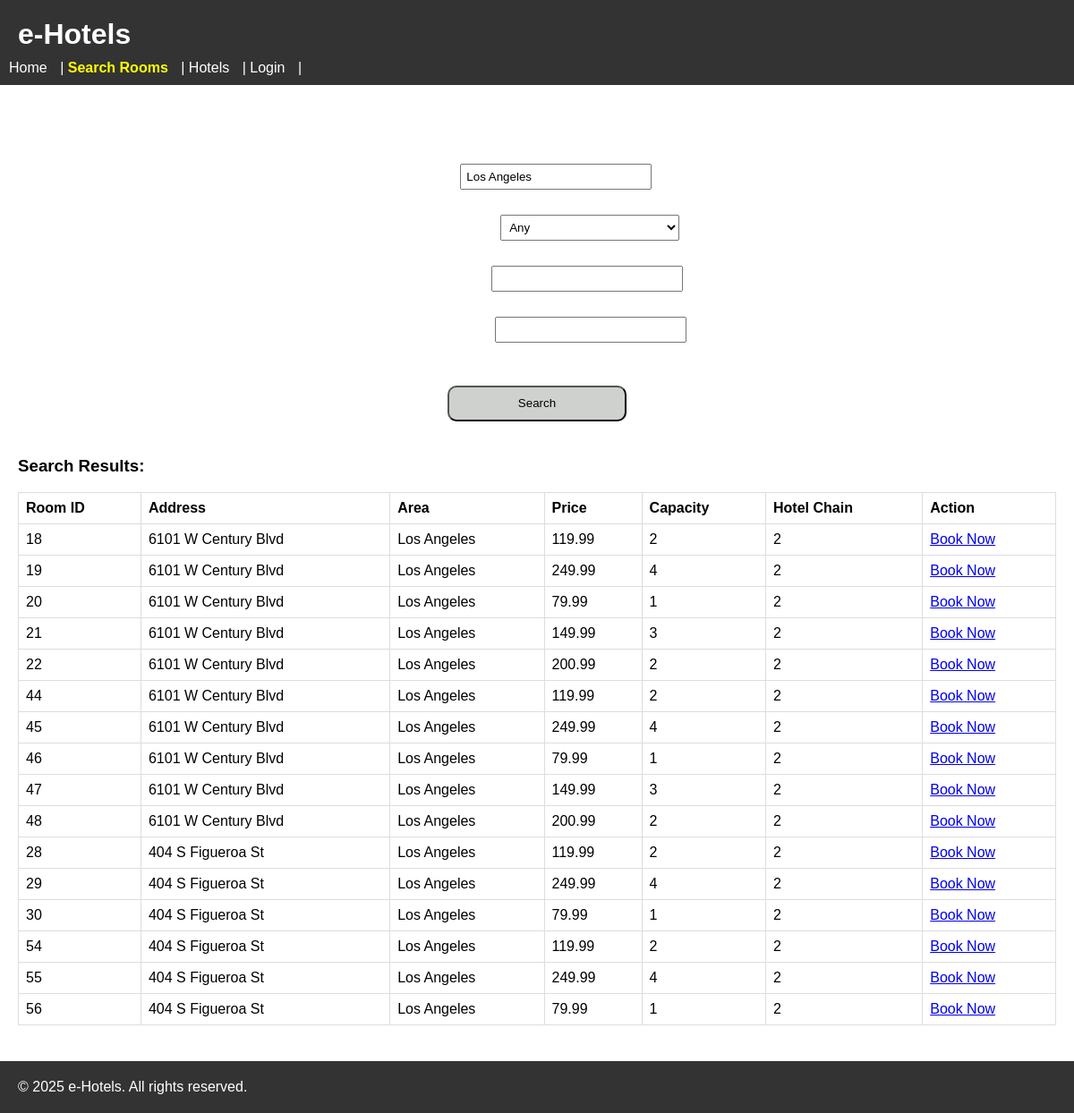
Page /website/search.php?area=Los Angeles on the committed database.
### tables this page shows
CREATE TABLE HOTELROOM (
    roomid INT AUTO_INCREMENT PRIMARY KEY,
    roomprice DECIMAL(10,2),
    roomcapacity INT,
    roomviewtype ENUM('sea','mountain','city','garden','pool','street'),
    roomexpandable BOOLEAN,
    roomcommodities VARCHAR(255),   
    roomproblems TEXT,
    hotelid INT,
    FOREIGN KEY (hotelid) REFERENCES HOTEL(hotelid) ON DELETE CASCADE
);

CREATE TABLE HOTEL (
    hotelid INT PRIMARY KEY,
    chainid INT,
    hotelrating DECIMAL(2,1),
    hotelnumrooms INT,
    hoteladdress VARCHAR(255),
    hotelcity VARCHAR(255),
    hotelpostalcode VARCHAR(255),
    hotelphonenum VARCHAR(255),
    hotelemail VARCHAR(255),
    managerssn VARCHAR(50) NOT NULL,
    hotelname VARCHAR(255),
    CHECK (hotelrating >= 0 AND hotelrating <= 5),
    FOREIGN KEY (chainid) REFERENCES HOTELCHAIN(chainid) ON DELETE CASCADE
);

CREATE TABLE HOTELCHAIN (
    chainid INT AUTO_INCREMENT PRIMARY KEY,
    chainnumhotels INT,
    bureauaddress VARCHAR(255),
    bureaucity VARCHAR(255),
    bureaupostalcode VARCHAR(255),
    chainphonenum VARCHAR(255),   
    chainemail VARCHAR(255),      
    chainname VARCHAR(255)
);

### website/search.php (the view, shortened to what this page needs)
<?php
include 'header.php';
include 'config.php';
$where = [];
$params = [];
if (isset($_GET['area']) && $_GET['area'] != '') {
    $where[] = "h.hotelcity = ?";
    $params[] = $_GET['area'];
}
$whereSQL = count($where) ? "WHERE " . implode(" AND ", $where) : "";
$sql = "SELECT r.roomid AS room_id, h.hoteladdress AS address, h.hotelcity AS area, r.roomprice AS price, r.roomcapacity AS capacity, hc.chainid AS chain_id
        FROM HOTELROOM r
        JOIN HOTEL h ON r.hotelid = h.hotelid
        JOIN HOTELCHAIN hc ON h.chainid = hc.chainid
        $whereSQL";
$stmt = $pdo->prepare($sql);
$stmt->execute($params);
$results = $stmt->fetchAll();
?>
<div class="container2">
    <h2>Search Available Rooms</h2>
    <form method="get" action="">
        <label for="area">Area:</label>
        <input type="text" id="area" name="area" value="<?php echo htmlspecialchars($_GET['area'] ?? ''); ?>"><br><br>
        <label for="capacity">Room Capacity:</label>
        <select id="capacity" name="capacity">
            <option value="">Any</option>
        </select><br><br>
        <label for="hotel_chain">Hotel Chain ID:</label>
        <input type="text" id="hotel_chain" name="hotel_chain" value="<?php echo htmlspecialchars($_GET['hotel_chain'] ?? ''); ?>"><br><br>
        <label for="max_price">Maximum Price:</label>
        <input type="number" id="max_price" name="max_price" step="0.01" value="<?php echo htmlspecialchars($_GET['max_price'] ?? ''); ?>"><br><br>
        <input type="submit" value="Search">
    </form>
</div>
<h3>Search Results:</h3>
<table border="1">
    <tr>
        <th>Room ID</th>
        <th>Address</th>
        <th>Area</th>
        <th>Price</th>
        <th>Capacity</th>
        <th>Hotel Chain</th>
        <th>Action</th>
    </tr>
    <?php foreach($results as $room): ?>
    <tr>
        <td><?php echo htmlspecialchars($room['room_id']); ?></td>
        <td><?php echo htmlspecialchars($room['address']); ?></td>
        <td><?php echo htmlspecialchars($room['area']); ?></td>
        <td><?php echo htmlspecialchars($room['price']); ?></td>
        <td><?php echo htmlspecialchars($room['capacity']); ?></td>
        <td><?php echo htmlspecialchars($room['chain_id']); ?></td>
        <td><a href="book.php?room_id=<?php echo htmlspecialchars($room['room_id']); ?>">Book Now</a></td>
    </tr>
    <?php endforeach; ?>
</table>
<?php include 'footer.php'; ?>

### website/styles.css (style rules this page uses)
body { font-family: Arial, sans-serif; margin: 0; padding: 0; }
table { width: 100%; border-collapse: collapse; margin-bottom: 20px; }
table, th, td { border: 1px solid #ddd; }
th, td { padding: 8px; text-align: left; }
form input[type="text"], form input[type="date"], form input[type="number"], form select { padding: 5px; margin-bottom: 10px; width: 200px; }
form input[type="submit"] { padding: 5px 10px; }
.container2 { position: relative; display: flex; flex-direction: column; align-items: center; justify-content: center; color: white; text-align: center; }
input[type="submit"] { background: #cfd1cf; height: 40px; width: 200px; border-radius: 10px; color: black; cursor: pointer; margin-top: 20px; margin-bottom: 20px; transition: background 0.3s ease; }

### rows in the picture
hotelroom: roomid "18", hotelid.hoteladdress "6101 W Century Blvd", hotelid.hotelcity "Los Angeles", roomprice "119.99", roomcapacity "2", hotelchain.chainid "2"
hotelroom: roomid "19", hotelid.hoteladdress "6101 W Century Blvd", hotelid.hotelcity "Los Angeles", roomprice "249.99", roomcapacity "4", hotelchain.chainid "2"
hotelroom: roomid "20", hotelid.hoteladdress "6101 W Century Blvd", hotelid.hotelcity "Los Angeles", roomprice "79.99", roomcapacity "1", hotelchain.chainid "2"
hotelroom: roomid "21", hotelid.hoteladdress "6101 W Century Blvd", hotelid.hotelcity "Los Angeles", roomprice "149.99", roomcapacity "3", hotelchain.chainid "2"
hotelroom: roomid "22", hotelid.hoteladdress "6101 W Century Blvd", hotelid.hotelcity "Los Angeles", roomprice "200.99", roomcapacity "2", hotelchain.chainid "2"
hotelroom: roomid "44", hotelid.hoteladdress "6101 W Century Blvd", hotelid.hotelcity "Los Angeles", roomprice "119.99", roomcapacity "2", hotelchain.chainid "2"
hotelroom: roomid "45", hotelid.hoteladdress "6101 W Century Blvd", hotelid.hotelcity "Los Angeles", roomprice "249.99", roomcapacity "4", hotelchain.chainid "2"
hotelroom: roomid "46", hotelid.hoteladdress "6101 W Century Blvd", hotelid.hotelcity "Los Angeles", roomprice "79.99", roomcapacity "1", hotelchain.chainid "2"
hotelroom: roomid "47", hotelid.hoteladdress "6101 W Century Blvd", hotelid.hotelcity "Los Angeles", roomprice "149.99", roomcapacity "3", hotelchain.chainid "2"
hotelroom: roomid "48", hotelid.hoteladdress "6101 W Century Blvd", hotelid.hotelcity "Los Angeles", roomprice "200.99", roomcapacity "2", hotelchain.chainid "2"
hotelroom: roomid "28", hotelid.hoteladdress "404 S Figueroa St", hotelid.hotelcity "Los Angeles", roomprice "119.99", roomcapacity "2", hotelchain.chainid "2"
hotelroom: roomid "29", hotelid.hoteladdress "404 S Figueroa St", hotelid.hotelcity "Los Angeles", roomprice "249.99", roomcapacity "4", hotelchain.chainid "2"
hotelroom: roomid "30", hotelid.hoteladdress "404 S Figueroa St", hotelid.hotelcity "Los Angeles", roomprice "79.99", roomcapacity "1", hotelchain.chainid "2"
hotelroom: roomid "54", hotelid.hoteladdress "404 S Figueroa St", hotelid.hotelcity "Los Angeles", roomprice "119.99", roomcapacity "2", hotelchain.chainid "2"
hotelroom: roomid "55", hotelid.hoteladdress "404 S Figueroa St", hotelid.hotelcity "Los Angeles", roomprice "249.99", roomcapacity "4", hotelchain.chainid "2"
hotelroom: roomid "56", hotelid.hoteladdress "404 S Figueroa St", hotelid.hotelcity "Los Angeles", roomprice "79.99", roomcapacity "1", hotelchain.chainid "2"
